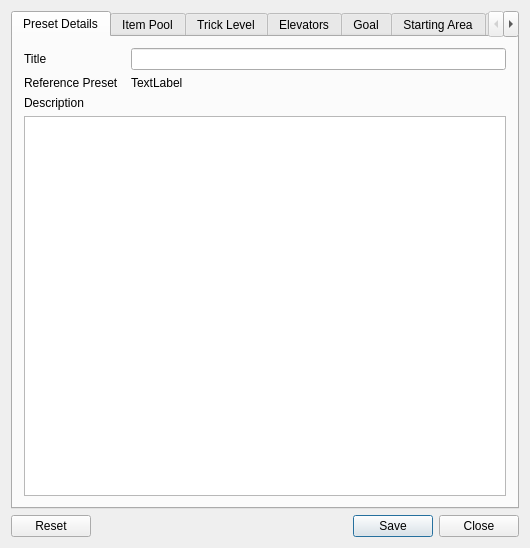
<?xml version="1.0" encoding="UTF-8"?>
<ui version="4.0">
 <class>OptionsPresetWindow</class>
 <widget class="QMainWindow" name="OptionsPresetWindow">
  <property name="geometry">
   <rect>
    <x>0</x>
    <y>0</y>
    <width>530</width>
    <height>460</height>
   </rect>
  </property>
  <property name="windowTitle">
   <string>Options Preset</string>
  </property>
  <widget class="QWidget" name="centralWidget">
   <property name="maximumSize">
    <size>
     <width>16777215</width>
     <height>16777215</height>
    </size>
   </property>
   <layout class="QVBoxLayout" name="verticalLayout_5">
    <item>
     <widget class="QTabWidget" name="tab_widget">
      <property name="currentIndex">
       <number>0</number>
      </property>
      <widget class="QWidget" name="details_tab">
       <attribute name="title">
        <string>Preset Details</string>
       </attribute>
       <layout class="QGridLayout" name="details_layout">
        <item row="1" column="0">
         <widget class="QLabel" name="preset_reference_label">
          <property name="text">
           <string>Reference Preset</string>
          </property>
         </widget>
        </item>
        <item row="2" column="0">
         <widget class="QLabel" name="preset_description_label">
          <property name="text">
           <string>Description</string>
          </property>
         </widget>
        </item>
        <item row="0" column="2">
         <widget class="QLineEdit" name="preset_title_edit"/>
        </item>
        <item row="3" column="0" colspan="3">
         <widget class="QTextEdit" name="preset_description_edit"/>
        </item>
        <item row="0" column="0">
         <widget class="QLabel" name="preset_title_label">
          <property name="text">
           <string>Title</string>
          </property>
         </widget>
        </item>
        <item row="1" column="2">
         <widget class="QLabel" name="preset_reference_value_label">
          <property name="text">
           <string>TextLabel</string>
          </property>
         </widget>
        </item>
       </layout>
      </widget>
      <widget class="QWidget" name="item_pool_tab">
       <attribute name="title">
        <string>Item Pool</string>
       </attribute>
       <layout class="QVBoxLayout" name="item_pool_layout">
        <item>
         <widget class="QScrollArea" name="scroll_area">
          <property name="frameShape">
           <enum>QFrame::NoFrame</enum>
          </property>
          <property name="frameShadow">
           <enum>QFrame::Plain</enum>
          </property>
          <property name="lineWidth">
           <number>0</number>
          </property>
          <property name="widgetResizable">
           <bool>true</bool>
          </property>
          <property name="alignment">
           <set>Qt::AlignLeading|Qt::AlignLeft|Qt::AlignTop</set>
          </property>
          <widget class="QWidget" name="scroll_area_contents">
           <property name="geometry">
            <rect>
             <x>0</x>
             <y>0</y>
             <width>502</width>
             <height>377</height>
            </rect>
           </property>
           <layout class="QGridLayout" name="item_pool_grid_layout">
            <item row="0" column="0" colspan="2">
             <widget class="QGroupBox" name="item_alternative_box">
              <property name="sizePolicy">
               <sizepolicy hsizetype="Preferred" vsizetype="Fixed">
                <horstretch>0</horstretch>
                <verstretch>0</verstretch>
               </sizepolicy>
              </property>
              <property name="title">
               <string>Item Alternatives</string>
              </property>
              <layout class="QVBoxLayout" name="verticalLayout_3">
               <item>
                <widget class="QCheckBox" name="progressive_suit_check">
                 <property name="toolTip">
                  <string>&lt;html&gt;&lt;head/&gt;&lt;body&gt;&lt;p&gt;Instead of there being a Dark Suit and a Light Suit pickups, there will instead be two Progressive Suit pickups.&lt;/p&gt;&lt;p&gt;Picking the first one gives you Dark Suit, while the second one gives Light Suit. This ensures you always get Dark Suit before.&lt;/p&gt;&lt;/body&gt;&lt;/html&gt;</string>
                 </property>
                 <property name="text">
                  <string>Use progressive Dark Suit → Light Suit</string>
                 </property>
                </widget>
               </item>
               <item>
                <widget class="QCheckBox" name="progressive_grapple_check">
                 <property name="toolTip">
                  <string>&lt;html&gt;&lt;head/&gt;&lt;body&gt;&lt;p&gt;This groups Grapple Beam and Screw Attack into a progressive item pair: the first one always gives Grapple Beam, with the second one always being Screw Attack.&lt;/p&gt;&lt;p&gt;Warning: the model for this item pair will always be Grapple Beam.&lt;/p&gt;&lt;/body&gt;&lt;/html&gt;</string>
                 </property>
                 <property name="text">
                  <string>Use progressive Grapple Beam → Screw Attack</string>
                 </property>
                </widget>
               </item>
               <item>
                <widget class="QCheckBox" name="progressive_launcher_check">
                 <property name="text">
                  <string>Use progressive Missile Launcher → Seekers Launcher</string>
                 </property>
                </widget>
               </item>
               <item>
                <widget class="QCheckBox" name="split_ammo_check">
                 <property name="toolTip">
                  <string>&lt;html&gt;&lt;head/&gt;&lt;body&gt;&lt;p&gt;Splits the Beam Ammo Expansion pickups into two different pickups: Light Ammo Expansion and Dark Ammo Expansion.&lt;/p&gt;&lt;/body&gt;&lt;/html&gt;</string>
                 </property>
                 <property name="text">
                  <string>Split Beam Ammo Expansions</string>
                 </property>
                </widget>
               </item>
              </layout>
             </widget>
            </item>
            <item row="1" column="0" colspan="2">
             <widget class="QGroupBox" name="random_starting_box">
              <property name="title">
               <string>Random Starting Items</string>
              </property>
              <layout class="QGridLayout" name="gridLayout_3">
               <item row="2" column="0">
                <widget class="QLabel" name="maximum_starting_label">
                 <property name="text">
                  <string>Maximum</string>
                 </property>
                </widget>
               </item>
               <item row="1" column="0">
                <widget class="QLabel" name="minimum_starting_label">
                 <property name="text">
                  <string>Minimum</string>
                 </property>
                 <property name="alignment">
                  <set>Qt::AlignLeading|Qt::AlignLeft|Qt::AlignVCenter</set>
                 </property>
                </widget>
               </item>
               <item row="1" column="1">
                <widget class="QSpinBox" name="minimum_starting_spinbox">
                 <property name="maximum">
                  <number>30</number>
                 </property>
                </widget>
               </item>
               <item row="0" column="0" colspan="2">
                <widget class="QLabel" name="random_starting_label">
                 <property name="text">
                  <string>&lt;html&gt;&lt;head/&gt;&lt;body&gt;&lt;p&gt;Randovania will add additional starting items if necessary to make the seed possible.&lt;br/&gt;You can enforce at least some items by increasing the minimum.&lt;br/&gt;The maximum causes the seed to fail instead of adding additional items.&lt;/p&gt;&lt;/body&gt;&lt;/html&gt;</string>
                 </property>
                 <property name="wordWrap">
                  <bool>true</bool>
                 </property>
                </widget>
               </item>
               <item row="2" column="1">
                <widget class="QSpinBox" name="maximum_starting_spinbox">
                 <property name="maximum">
                  <number>30</number>
                 </property>
                </widget>
               </item>
              </layout>
             </widget>
            </item>
            <item row="2" column="0" colspan="2">
             <widget class="QGroupBox" name="item_pool_box">
              <property name="toolTipDuration">
               <number>-1</number>
              </property>
              <property name="title">
               <string>Item Pool</string>
              </property>
              <property name="alignment">
               <set>Qt::AlignLeading|Qt::AlignLeft|Qt::AlignVCenter</set>
              </property>
              <property name="flat">
               <bool>false</bool>
              </property>
              <layout class="QGridLayout" name="gridLayout_4">
               <item row="1" column="1">
                <widget class="QGroupBox" name="ammo_box">
                 <property name="sizePolicy">
                  <sizepolicy hsizetype="Preferred" vsizetype="Expanding">
                   <horstretch>0</horstretch>
                   <verstretch>0</verstretch>
                  </sizepolicy>
                 </property>
                 <property name="title">
                  <string>Ammo</string>
                 </property>
                 <property name="alignment">
                  <set>Qt::AlignLeading|Qt::AlignLeft|Qt::AlignTop</set>
                 </property>
                 <layout class="QVBoxLayout" name="ammo_layout">
                  <property name="sizeConstraint">
                   <enum>QLayout::SetMinimumSize</enum>
                  </property>
                 </layout>
                </widget>
               </item>
               <item row="1" column="0">
                <widget class="QGroupBox" name="major_items_box">
                 <property name="sizePolicy">
                  <sizepolicy hsizetype="Preferred" vsizetype="Expanding">
                   <horstretch>0</horstretch>
                   <verstretch>0</verstretch>
                  </sizepolicy>
                 </property>
                 <property name="title">
                  <string>Major Items</string>
                 </property>
                 <property name="alignment">
                  <set>Qt::AlignLeading|Qt::AlignLeft|Qt::AlignTop</set>
                 </property>
                 <layout class="QGridLayout" name="major_items_layout">
                  <property name="sizeConstraint">
                   <enum>QLayout::SetMinimumSize</enum>
                  </property>
                 </layout>
                </widget>
               </item>
               <item row="0" column="0" colspan="2">
                <widget class="QLabel" name="item_pool_count_label">
                 <property name="toolTip">
                  <string>If there are fewer than 119 items, the rest of the item locations will contain Energy Transfer Modules.</string>
                 </property>
                 <property name="text">
                  <string>Items in pool: #/119</string>
                 </property>
                 <property name="alignment">
                  <set>Qt::AlignCenter</set>
                 </property>
                </widget>
               </item>
              </layout>
             </widget>
            </item>
           </layout>
          </widget>
         </widget>
        </item>
       </layout>
      </widget>
      <widget class="QWidget" name="trick_level_tab">
       <attribute name="title">
        <string>Trick Level</string>
       </attribute>
       <layout class="QVBoxLayout" name="trick_level_top_layout">
        <item>
         <widget class="QScrollArea" name="trick_level_scroll">
          <property name="frameShape">
           <enum>QFrame::NoFrame</enum>
          </property>
          <property name="frameShadow">
           <enum>QFrame::Plain</enum>
          </property>
          <property name="widgetResizable">
           <bool>true</bool>
          </property>
          <widget class="QWidget" name="trick_level_scroll_contents">
           <property name="geometry">
            <rect>
             <x>0</x>
             <y>0</y>
             <width>502</width>
             <height>377</height>
            </rect>
           </property>
           <layout class="QVBoxLayout" name="trick_level_layout">
            <item>
             <widget class="QLabel" name="logic_description_label">
              <property name="text">
               <string>&lt;html&gt;&lt;head/&gt;&lt;body&gt;&lt;p align=&quot;justify&quot;&gt;There are logic rules in place which prevent you from being locked out of progression and guaranteeing that you’ll be able to finish the game every time regardless of the distribution of items. More advanced trick levels assumes more knowledge of how the game works and ability to abuse game mechanics.&lt;/p&gt;&lt;p align=&quot;justify&quot;&gt;No matter the level, it is always possible to softlock when you enter a room or area that you're unable to leave. For example, vanilla beam rooms without the necessary beam to escape, Dark World without Light Beam/Anihhilator Beam, Torvus Bog without Super Missile.&lt;/p&gt;&lt;p align=&quot;justify&quot;&gt;However, it may be &lt;span style=&quot; font-style:italic;&quot;&gt;necessary&lt;/span&gt; to enter Dark World without a way to escape if that item is located in the Dark World.&lt;/p&gt;&lt;/body&gt;&lt;/html&gt;</string>
              </property>
              <property name="alignment">
               <set>Qt::AlignLeading|Qt::AlignLeft|Qt::AlignTop</set>
              </property>
              <property name="wordWrap">
               <bool>true</bool>
              </property>
             </widget>
            </item>
            <item>
             <widget class="QComboBox" name="logic_combo_box">
              <item>
               <property name="text">
                <string>No Tricks</string>
               </property>
              </item>
              <item>
               <property name="text">
                <string>Trivial</string>
               </property>
              </item>
              <item>
               <property name="text">
                <string>Easy</string>
               </property>
              </item>
              <item>
               <property name="text">
                <string>Normal</string>
               </property>
              </item>
              <item>
               <property name="text">
                <string>Hard</string>
               </property>
              </item>
              <item>
               <property name="text">
                <string>Hypermode</string>
               </property>
              </item>
              <item>
               <property name="text">
                <string>Minimal Checking</string>
               </property>
              </item>
             </widget>
            </item>
            <item>
             <widget class="QLabel" name="logic_level_label">
              <property name="minimumSize">
               <size>
                <width>0</width>
                <height>25</height>
               </size>
              </property>
              <property name="maximumSize">
               <size>
                <width>16777215</width>
                <height>25</height>
               </size>
              </property>
              <property name="text">
               <string>&lt;html&gt;&lt;head/&gt;&lt;body&gt;&lt;p align=&quot;justify&quot;&gt;This mode requires no knowledge about the game, nor does it require any abuse of game mechanics, making it ideal for casual and first time players.&lt;/p&gt;&lt;/body&gt;&lt;/html&gt;</string>
              </property>
              <property name="alignment">
               <set>Qt::AlignLeading|Qt::AlignLeft|Qt::AlignTop</set>
              </property>
              <property name="wordWrap">
               <bool>true</bool>
              </property>
             </widget>
            </item>
            <item>
             <widget class="Line" name="trick_level_line">
              <property name="orientation">
               <enum>Qt::Horizontal</enum>
              </property>
             </widget>
            </item>
            <item>
             <widget class="QLabel" name="trick_level_help_label">
              <property name="text">
               <string>&lt;html&gt;&lt;head/&gt;&lt;body&gt;&lt;p&gt;If you want to control the expected level of a specific trick, select the trick below and then move the slider to the level you want.&lt;/p&gt;&lt;p&gt;Configuring a trick's difficulty to above to global difficulty above &lt;span style=&quot; font-weight:600;&quot;&gt;has no effect&lt;/span&gt;.&lt;/p&gt;&lt;p&gt;Press the ? button to see which rooms use that trick on the selected level.&lt;/p&gt;&lt;/body&gt;&lt;/html&gt;</string>
              </property>
             </widget>
            </item>
           </layout>
          </widget>
         </widget>
        </item>
       </layout>
      </widget>
      <widget class="QWidget" name="elevator_tab">
       <attribute name="title">
        <string>Elevators</string>
       </attribute>
       <layout class="QVBoxLayout" name="elevator_layout">
        <item>
         <widget class="QLabel" name="elevators_description_label">
          <property name="text">
           <string>&lt;html&gt;&lt;head/&gt;&lt;body&gt;&lt;p&gt;Controls what each elevator connects to.&lt;/p&gt;&lt;p&gt;Two-way: after taking an elevator, the elevator in the room you're left brings you to where you where.&lt;br/&gt;Between Areas: An elevator will never connect to another in the same area.&lt;/p&gt;&lt;/body&gt;&lt;/html&gt;</string>
          </property>
          <property name="wordWrap">
           <bool>true</bool>
          </property>
         </widget>
        </item>
        <item>
         <widget class="QComboBox" name="elevators_combo">
          <item>
           <property name="text">
            <string>Original Connections</string>
           </property>
          </item>
          <item>
           <property name="text">
            <string>Random: Two-way, between areas</string>
           </property>
          </item>
         </widget>
        </item>
       </layout>
      </widget>
      <widget class="QWidget" name="goal_tab">
       <attribute name="title">
        <string>Goal</string>
       </attribute>
       <layout class="QVBoxLayout" name="goal_layout">
        <item>
         <widget class="QLabel" name="skytemple_description">
          <property name="text">
           <string>&lt;html&gt;&lt;head/&gt;&lt;body&gt;&lt;p&gt;Controls where the Sky Temple Keys will be located.&lt;/p&gt;&lt;p&gt;All Guardians and Sub-Guardians: One key will be placed in each of the guardians and sub-guardians.&lt;br/&gt;Guardians: One key will be placed as the reward of each of the guardians.&lt;br/&gt;Collect Sky Temple Keys: A configurable quantity will be shuffled over the game world.&lt;/p&gt;&lt;p&gt;The Guardians are: Amorbis, Chykka and Quadraxis.&lt;br/&gt;The Sub-Guardians are: Bomb Guardian, Jump Guardian, Boost Guardian, Grapple Guardian, Spider Guardian and Power Bomb Guardian.&lt;/p&gt;&lt;p&gt;You can always check Sky Temple Gateway for hints where the keys were placed.&lt;/p&gt;&lt;/body&gt;&lt;/html&gt;</string>
          </property>
          <property name="wordWrap">
           <bool>true</bool>
          </property>
         </widget>
        </item>
        <item>
         <widget class="QComboBox" name="skytemple_combo">
          <item>
           <property name="text">
            <string>Guardians and Sub-Guardians</string>
           </property>
          </item>
          <item>
           <property name="text">
            <string>Guardians</string>
           </property>
          </item>
          <item>
           <property name="text">
            <string>Collect Sky Temple Keys</string>
           </property>
          </item>
         </widget>
        </item>
        <item>
         <layout class="QHBoxLayout" name="skytemple_slider_layout">
          <item>
           <widget class="QSlider" name="skytemple_slider">
            <property name="maximum">
             <number>9</number>
            </property>
            <property name="pageStep">
             <number>2</number>
            </property>
            <property name="orientation">
             <enum>Qt::Horizontal</enum>
            </property>
            <property name="tickPosition">
             <enum>QSlider::TicksBelow</enum>
            </property>
           </widget>
          </item>
          <item>
           <widget class="QLabel" name="skytemple_slider_label">
            <property name="sizePolicy">
             <sizepolicy hsizetype="Fixed" vsizetype="Fixed">
              <horstretch>0</horstretch>
              <verstretch>0</verstretch>
             </sizepolicy>
            </property>
            <property name="minimumSize">
             <size>
              <width>20</width>
              <height>0</height>
             </size>
            </property>
            <property name="text">
             <string>0</string>
            </property>
            <property name="alignment">
             <set>Qt::AlignCenter</set>
            </property>
           </widget>
          </item>
         </layout>
        </item>
       </layout>
      </widget>
      <widget class="QWidget" name="starting_area_tab">
       <attribute name="title">
        <string>Starting Area</string>
       </attribute>
       <layout class="QVBoxLayout" name="starting_area_layout">
        <item>
         <widget class="QLabel" name="startingarea_description">
          <property name="text">
           <string>&lt;html&gt;&lt;head/&gt;&lt;body&gt;&lt;p&gt;Choose the area where the game will start at.&lt;/p&gt;&lt;p&gt;Ship: Samus' Ship at Temple Grounds - Landing Site. The vanilla location.&lt;br/&gt;Random Save Station: a random Save Station of the game will be chosen.&lt;br/&gt;Specific Area: A user provided choice. The specific location on the area depends on each one.&lt;/p&gt;&lt;p&gt;&lt;span style=&quot; font-weight:600;&quot;&gt;WARNING&lt;/span&gt;: depending on the starting items that are configured, it may be impossible to start at the chosen place. In that case, the generation will fail.&lt;/p&gt;&lt;/body&gt;&lt;/html&gt;</string>
          </property>
          <property name="wordWrap">
           <bool>true</bool>
          </property>
         </widget>
        </item>
        <item>
         <widget class="QComboBox" name="startingarea_combo">
          <item>
           <property name="text">
            <string>Ship</string>
           </property>
          </item>
          <item>
           <property name="text">
            <string>Random Save Station</string>
           </property>
          </item>
          <item>
           <property name="text">
            <string>Specific Area (Choose Below)</string>
           </property>
          </item>
         </widget>
        </item>
        <item>
         <layout class="QHBoxLayout" name="specific_starting_layout">
          <item>
           <widget class="QComboBox" name="specific_starting_world_combo">
            <property name="enabled">
             <bool>false</bool>
            </property>
           </widget>
          </item>
          <item>
           <widget class="QComboBox" name="specific_starting_area_combo">
            <property name="enabled">
             <bool>false</bool>
            </property>
           </widget>
          </item>
         </layout>
        </item>
       </layout>
      </widget>
      <widget class="QWidget" name="translators_tab">
       <attribute name="title">
        <string>Translator Gates</string>
       </attribute>
       <layout class="QGridLayout" name="translators_top_layout">
        <item row="0" column="1">
         <widget class="QScrollArea" name="translators_scroll">
          <property name="frameShape">
           <enum>QFrame::NoFrame</enum>
          </property>
          <property name="frameShadow">
           <enum>QFrame::Plain</enum>
          </property>
          <property name="lineWidth">
           <number>0</number>
          </property>
          <property name="horizontalScrollBarPolicy">
           <enum>Qt::ScrollBarAlwaysOff</enum>
          </property>
          <property name="widgetResizable">
           <bool>true</bool>
          </property>
          <property name="alignment">
           <set>Qt::AlignLeading|Qt::AlignLeft|Qt::AlignTop</set>
          </property>
          <widget class="QWidget" name="translators_scroll_contents">
           <property name="geometry">
            <rect>
             <x>0</x>
             <y>0</y>
             <width>502</width>
             <height>377</height>
            </rect>
           </property>
           <layout class="QGridLayout" name="translators_layout">
            <item row="0" column="0" colspan="3">
             <widget class="QLabel" name="translators_description">
              <property name="text">
               <string>&lt;html&gt;&lt;head/&gt;&lt;body&gt;&lt;p&gt;Change which translator is required for all the gates in the game. Their colors are changed to match the necessary translator.&lt;/p&gt;&lt;p&gt;There are two vanilla options: using the actual translator requirements in the game, and using the vanilla gate colors.&lt;br/&gt;This is because in the original game, some translator gates are colored one way, but the translator requirement is something else.&lt;/p&gt;&lt;p&gt;&lt;br/&gt;Some translator gates appears only after some event is triggered in game. The following options change them so they're always there. The Great Temple has a special case: if you enter Great Temple via Transport A, the Emerald gate will be permanently down.&lt;/p&gt;&lt;/body&gt;&lt;/html&gt;</string>
              </property>
              <property name="wordWrap">
               <bool>true</bool>
              </property>
             </widget>
            </item>
            <item row="1" column="0">
             <widget class="QCheckBox" name="always_up_gfmc_compound_check">
              <property name="text">
               <string>GFMC Compound</string>
              </property>
             </widget>
            </item>
            <item row="1" column="1">
             <widget class="QCheckBox" name="always_up_torvus_temple_check">
              <property name="text">
               <string>Torvus Temple</string>
              </property>
             </widget>
            </item>
            <item row="1" column="2">
             <widget class="QCheckBox" name="always_up_great_temple_check">
              <property name="text">
               <string>Great Temple (Emerald)</string>
              </property>
             </widget>
            </item>
            <item row="2" column="0">
             <widget class="QPushButton" name="translator_randomize_all_button">
              <property name="text">
               <string>Randomize All</string>
              </property>
             </widget>
            </item>
            <item row="2" column="1">
             <widget class="QPushButton" name="translator_vanilla_actual_button">
              <property name="text">
               <string>Vanilla (Actual)</string>
              </property>
             </widget>
            </item>
            <item row="2" column="2">
             <widget class="QPushButton" name="translator_vanilla_colors_button">
              <property name="text">
               <string>Vanilla (Colors)</string>
              </property>
             </widget>
            </item>
           </layout>
          </widget>
         </widget>
        </item>
       </layout>
      </widget>
      <widget class="QWidget" name="hint_tab">
       <attribute name="title">
        <string>Hints</string>
       </attribute>
       <layout class="QVBoxLayout" name="hint_layout">
        <item>
         <widget class="QLabel" name="hint_sky_temple_key_label">
          <property name="text">
           <string>&lt;html&gt;&lt;head/&gt;&lt;body&gt;&lt;p&gt;Controls how precise the hints for Sky Temple Keys in Sky Temple Gateway are.&lt;/p&gt;&lt;p&gt;&lt;span style=&quot; font-weight:600;&quot;&gt;No hints&lt;/span&gt;: The scans provide no useful information.&lt;/p&gt;&lt;p&gt;&lt;span style=&quot; font-weight:600;&quot;&gt;Show only the area name&lt;/span&gt;: The scans will say the key is in &amp;quot;Temple Grounds&amp;quot;, &amp;quot;Agon Wastes&amp;quot;, etc.&lt;br/&gt;There is no difference between Aether and Dark Aether. So Agon Wastes means both light and dark world.&lt;/p&gt;&lt;p&gt;&lt;span style=&quot; font-weight:600;&quot;&gt;Show area and room name&lt;/span&gt;: The scans will say the key is in &amp;quot;Great Temple - Transport A Access&amp;quot;, etc. For rooms with more than one item, there's no way to distinguish which one it is.&lt;/p&gt;&lt;/body&gt;&lt;/html&gt;</string>
          </property>
          <property name="wordWrap">
           <bool>true</bool>
          </property>
         </widget>
        </item>
        <item>
         <widget class="QComboBox" name="hint_sky_temple_key_combo">
          <item>
           <property name="text">
            <string>No hints</string>
           </property>
          </item>
          <item>
           <property name="text">
            <string>Show only the area name</string>
           </property>
          </item>
          <item>
           <property name="text">
            <string>Show area and room name</string>
           </property>
          </item>
         </widget>
        </item>
       </layout>
      </widget>
      <widget class="QWidget" name="game_patches_tab">
       <attribute name="title">
        <string>Game Patches</string>
       </attribute>
       <layout class="QVBoxLayout" name="game_patches_layout">
        <item>
         <widget class="QCheckBox" name="include_menu_mod_check">
          <property name="enabled">
           <bool>true</bool>
          </property>
          <property name="text">
           <string>Include Menu Mod</string>
          </property>
         </widget>
        </item>
        <item>
         <widget class="QLabel" name="include_menu_mod_label">
          <property name="sizePolicy">
           <sizepolicy hsizetype="Preferred" vsizetype="Fixed">
            <horstretch>0</horstretch>
            <verstretch>0</verstretch>
           </sizepolicy>
          </property>
          <property name="maximumSize">
           <size>
            <width>16777215</width>
            <height>60</height>
           </size>
          </property>
          <property name="text">
           <string>&lt;html&gt;&lt;head/&gt;&lt;body&gt;&lt;p&gt;Menu Mod is a pratice tool for Echoes, allowing in-game changes to which items you have and warping to all rooms.&lt;/p&gt;&lt;p&gt;See the &lt;a href=&quot;https://www.dropbox.com/s/yhqqafaxfo3l4vn/Echoes%20Menu.7z?file_subpath=%2FEchoes+Menu%2Freadme.txt&quot;&gt;&lt;span style=&quot; text-decoration: underline; color:#0000ff;&quot;&gt;Menu Mod README&lt;/span&gt;&lt;/a&gt; for more details.&lt;/p&gt;&lt;/body&gt;&lt;/html&gt;</string>
          </property>
          <property name="alignment">
           <set>Qt::AlignLeading|Qt::AlignLeft|Qt::AlignTop</set>
          </property>
          <property name="wordWrap">
           <bool>true</bool>
          </property>
          <property name="openExternalLinks">
           <bool>true</bool>
          </property>
         </widget>
        </item>
        <item>
         <widget class="QCheckBox" name="warp_to_start_check">
          <property name="text">
           <string>Add warping to starting location to save stations</string>
          </property>
         </widget>
        </item>
        <item>
         <widget class="QLabel" name="warp_to_start_label">
          <property name="sizePolicy">
           <sizepolicy hsizetype="Preferred" vsizetype="Fixed">
            <horstretch>0</horstretch>
            <verstretch>0</verstretch>
           </sizepolicy>
          </property>
          <property name="maximumSize">
           <size>
            <width>16777215</width>
            <height>70</height>
           </size>
          </property>
          <property name="text">
           <string>&lt;html&gt;&lt;head/&gt;&lt;body&gt;&lt;p&gt;Refusing to save at any Save Station will prompt if you want to warp to the starting location (usually Samus' Ship).&lt;/p&gt;&lt;p&gt;&lt;span style=&quot; color:#005500;&quot;&gt;Usage of the this option is encouraged for all, as it prevents many softlocks that occurs normally in Echoes.&lt;/span&gt;&lt;/p&gt;&lt;/body&gt;&lt;/html&gt;</string>
          </property>
          <property name="alignment">
           <set>Qt::AlignLeading|Qt::AlignLeft|Qt::AlignTop</set>
          </property>
          <property name="wordWrap">
           <bool>true</bool>
          </property>
         </widget>
        </item>
        <item>
         <widget class="QGroupBox" name="dark_aether_box">
          <property name="sizePolicy">
           <sizepolicy hsizetype="Preferred" vsizetype="Fixed">
            <horstretch>0</horstretch>
            <verstretch>0</verstretch>
           </sizepolicy>
          </property>
          <property name="title">
           <string>Dark Aether damage</string>
          </property>
          <layout class="QGridLayout" name="gridLayout">
           <item row="2" column="1">
            <widget class="QDoubleSpinBox" name="varia_suit_spin_box">
             <property name="suffix">
              <string> energy/s</string>
             </property>
             <property name="maximum">
              <double>60.000000000000000</double>
             </property>
             <property name="stepType">
              <enum>QAbstractSpinBox::AdaptiveDecimalStepType</enum>
             </property>
             <property name="value">
              <double>6.000000000000000</double>
             </property>
            </widget>
           </item>
           <item row="2" column="0">
            <widget class="QLabel" name="varia_suit_label">
             <property name="text">
              <string>Varia Suit</string>
             </property>
            </widget>
           </item>
           <item row="3" column="0">
            <widget class="QLabel" name="dark_suit_label">
             <property name="text">
              <string>Dark Suit</string>
             </property>
            </widget>
           </item>
           <item row="3" column="1">
            <widget class="QDoubleSpinBox" name="dark_suit_spin_box">
             <property name="suffix">
              <string> energy/s</string>
             </property>
             <property name="maximum">
              <double>60.000000000000000</double>
             </property>
             <property name="stepType">
              <enum>QAbstractSpinBox::AdaptiveDecimalStepType</enum>
             </property>
             <property name="value">
              <double>1.200000000000000</double>
             </property>
            </widget>
           </item>
           <item row="0" column="0" colspan="2">
            <widget class="QLabel" name="dark_aether_label">
             <property name="sizePolicy">
              <sizepolicy hsizetype="Preferred" vsizetype="Fixed">
               <horstretch>0</horstretch>
               <verstretch>0</verstretch>
              </sizepolicy>
             </property>
             <property name="text">
              <string>&lt;html&gt;&lt;head/&gt;&lt;body&gt;&lt;p&gt;Configure how much damage per second you take in Dark Aether, per suit.&lt;br/&gt;Light Suit is always imune.&lt;/p&gt;&lt;/body&gt;&lt;/html&gt;</string>
             </property>
             <property name="wordWrap">
              <bool>false</bool>
             </property>
            </widget>
           </item>
          </layout>
         </widget>
        </item>
        <item>
         <widget class="QGroupBox" name="pickup_style_box">
          <property name="sizePolicy">
           <sizepolicy hsizetype="Preferred" vsizetype="Fixed">
            <horstretch>0</horstretch>
            <verstretch>0</verstretch>
           </sizepolicy>
          </property>
          <property name="title">
           <string>Pickup style</string>
          </property>
          <layout class="QVBoxLayout" name="verticalLayout_2">
           <item>
            <widget class="QComboBox" name="pickup_model_combo">
             <item>
              <property name="text">
               <string>Use correct item model, scan and name</string>
              </property>
             </item>
             <item>
              <property name="text">
               <string>Use correct scan and name, hide the model</string>
              </property>
             </item>
             <item>
              <property name="text">
               <string>Use correct name, hide the model and scan</string>
              </property>
             </item>
             <item>
              <property name="text">
               <string>Hide the model, scan and name</string>
              </property>
             </item>
            </widget>
           </item>
           <item>
            <widget class="QLabel" name="pickup_data_source_label">
             <property name="text">
              <string>When hiding some part of the pickup, it's replaced with:</string>
             </property>
            </widget>
           </item>
           <item>
            <widget class="QComboBox" name="pickup_data_source_combo">
             <item>
              <property name="text">
               <string>Energy Transfer Module's data</string>
              </property>
             </item>
             <item>
              <property name="text">
               <string>A random item data</string>
              </property>
             </item>
             <item>
              <property name="text">
               <string>The data of the pickup in that place</string>
              </property>
             </item>
            </widget>
           </item>
          </layout>
         </widget>
        </item>
       </layout>
      </widget>
     </widget>
    </item>
    <item>
     <widget class="QDialogButtonBox" name="button_box">
      <property name="standardButtons">
       <set>QDialogButtonBox::Close|QDialogButtonBox::Reset|QDialogButtonBox::Save</set>
      </property>
     </widget>
    </item>
   </layout>
  </widget>
  <widget class="QMenuBar" name="menuBar">
   <property name="geometry">
    <rect>
     <x>0</x>
     <y>0</y>
     <width>530</width>
     <height>17</height>
    </rect>
   </property>
  </widget>
 </widget>
 <layoutdefault spacing="6" margin="11"/>
 <resources/>
 <connections/>
</ui>
